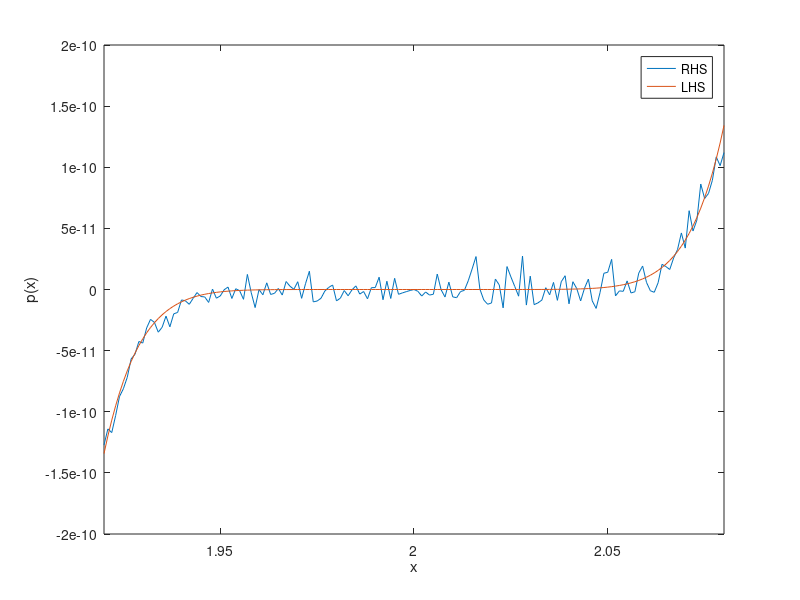

Here is the MATLAB script that generated this plot:
clc; clear; close all

figure()
%% RHS plot
A = [-512,2304,-4608,5376,-4032,2016,-672,144,-18,1];
X = 1.920:1e-3:2.080;
P = A*[ones(size(X)); X; X.^2; X.^3; X.^4; X.^5; X.^6; X.^7; X.^8; X.^9];
plot(X, P)

%% LHS plot
hold on
plot(X, (X-2).^9)


%% plot appearance
xlim([X(1), X(end)])
legend('RHS','LHS')
xlabel('x')
ylabel('p(x)')
